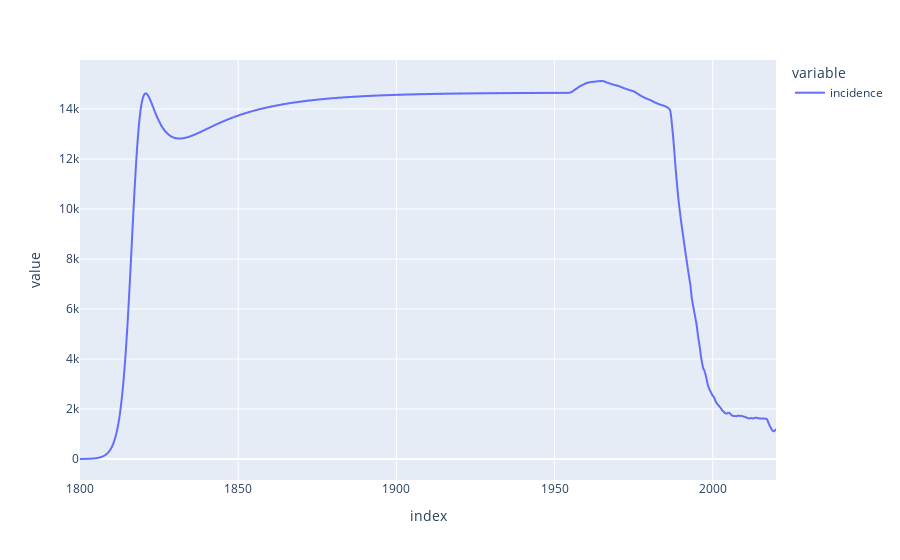

Notebook source saved alongside this figure:
### Code cell
derived_df_0['incidence'].plot()

### Figure 1 — Plotly figure (JSON) as saved in the notebook; plotly's stock layout.template omitted (floating-point values rounded to 4 significant figures; data arrays with more than 128 entries replaced by an {"elided": "..."} marker saying what was removed)
{"data": [{"hovertemplate": "variable=incidence<br>index=%{x}<br>value=%{y}<extra></extra>", "legendgroup": "incidence", "line": {"color": "#636efa", "dash": "solid"}, "marker": {"symbol": "circle"}, "mode": "lines", "name": "incidence", "showlegend": true, "type": "scattergl", "x": {"elided": "2201 float values"}, "xaxis": "x", "y": {"elided": "2201 float values"}, "yaxis": "y"}], "layout": {"legend": {"title": {"text": "variable"}, "tracegroupgap": 0}, "margin": {"t": 60}, "xaxis": {"anchor": "y", "domain": [0, 1], "title": {"text": "index"}}, "yaxis": {"anchor": "x", "domain": [0, 1], "title": {"text": "value"}}}}
